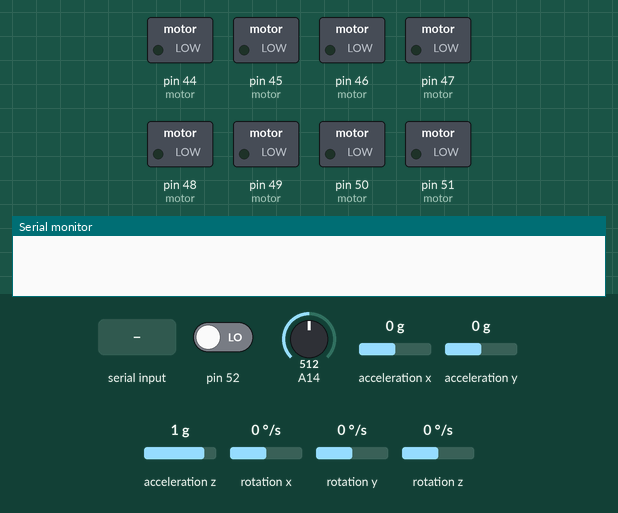
Recording of a program running on a simulated Arduino Mega 2560, built with avr-gcc and run on an emulated ATmega2560. Parts: switched loads named in the program (green lamp = pin HIGH), the last lines printed to the serial monitor. Inputs (shaded band) come from the test bench; at power-on: pin 52 LOW, A14 = 512, acceleration x 0 g, acceleration y 0 g, acceleration z 1 g, rotation x 0 °/s, rotation y 0 °/s, rotation z 0 °/s.

Above: at 4.7 s.
4.8 s: "g90\n" received over Serial
At 5.9 s:
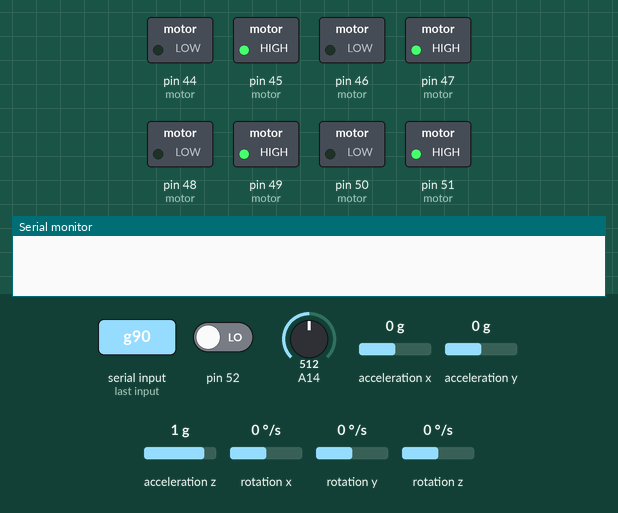
6.3 s: "d90\n" received over Serial
7.8 s: "t90\n" received over Serial
At 8.9 s:
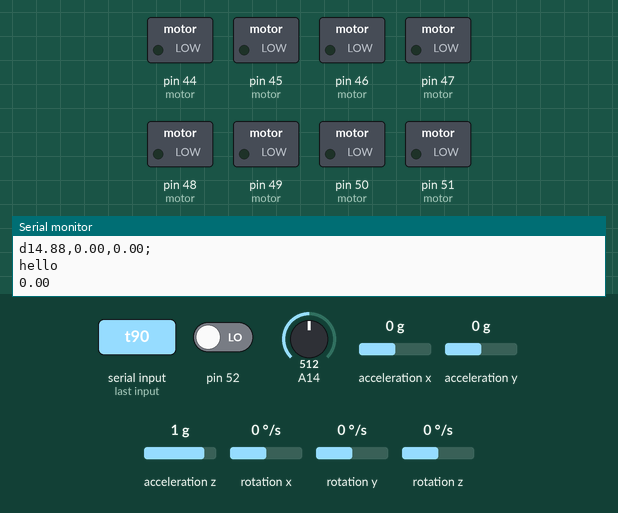
9.8 s: "g,45\n" received over Serial
At 11.0 s:
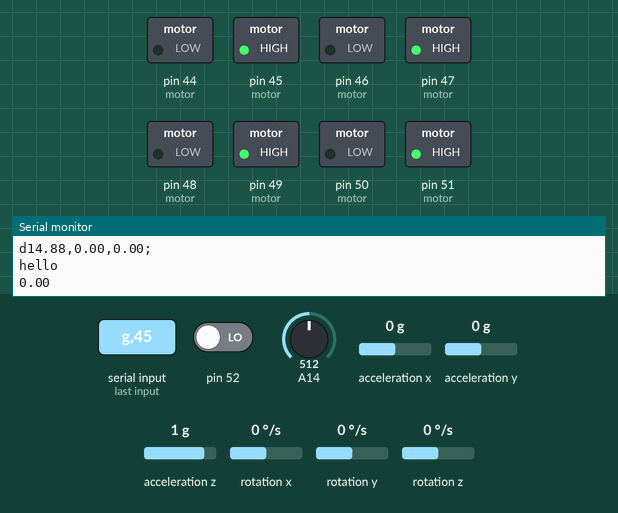
11.3 s: "t,45\n" received over Serial
At 12.8 s:
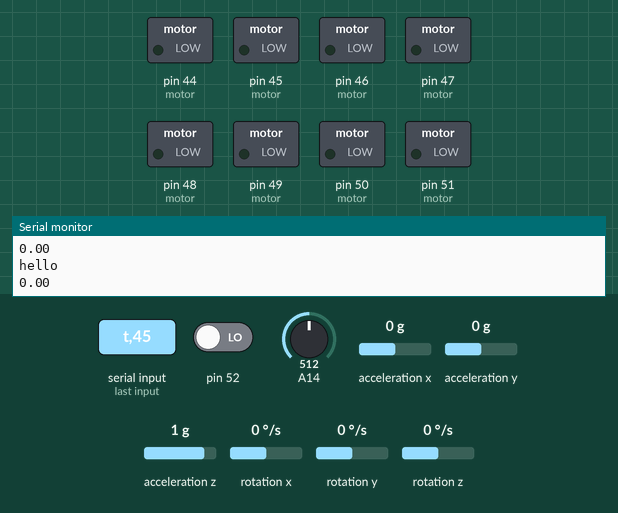
Timing chart, 0 to 14.3 s (numbered marks = the images above; inputs shaded):
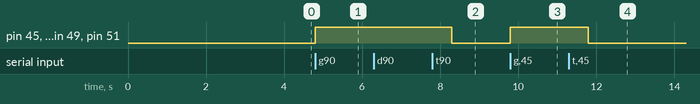

The program:

main.cpp
```cpp
#include <Arduino.h>
#include <t_and_h.h>
#include "mpu6050.h"
#include "photoresistor.h"
#include "motors.h"

String res ="";

void setup(){

  mpu6050_begin();
  motor_begin();

  Serial.begin(115200);
  delay(3000);              // выполняем задержку для перехода датчиков в активное состояние
  Serial.setTimeout(1000);

}

void loop(){

  //mpu6050();      //гироском-акселерометр
  //tem();      //температура-влажность
  //hum();
  //photoresisrot();      //освещенность

  if (Serial.available()>0){
    char key = Serial.read();
    int val = Serial.parseInt();
    switch (key) {
      case 'd':
        res = "d";
        // res += (String) mpu6050();
        // res += ",";
        res += (String) photoresisrot();
        res += ",";
        res += (String) tem();
        res += ",";
        res += (String) hum();
        res += ";";
        Serial.println(res);
        val = 0;
        break;
      case 'g':   //go прямая езда веперед
        go(-1, val);
        break;
      case 'b':   //back прямая езда назад
        go(1, val);
        break;
      case 't':   // -3.14 < turn < 3.14 разворот
        turn(val);
        key = 'a';
        break;
      case 's':
        go(0, 1);
        break;
      default:
        break;
    }


  }

}
```

motors.h
```cpp
int motor[4][2] = {{44,45},{46,47},{48,49},{50,51}}; //motor 1,2,3,4; [dir], [enable];
float val1;

void motor_begin(){
    for (int i=0;i<4;i++)
        for (int j=0;j<2;j++)
            pinMode(motor[i][j], OUTPUT);
}

void go (bool dir, int enable){
    if (enable == 1){
        digitalWrite(motor[0][1], 1);
        digitalWrite(motor[1][1], 1);
        digitalWrite(motor[2][1], 1);
        digitalWrite(motor[3][1], 1);
    }
    else{
        digitalWrite(motor[0][1], 0);
        digitalWrite(motor[1][1], 0);
        digitalWrite(motor[2][1], 0);
        digitalWrite(motor[3][1], 0);
        if(dir == 1){
            digitalWrite(motor[0][1], 1);
            digitalWrite(motor[1][1], 1);
            digitalWrite(motor[2][1], 1);
            digitalWrite(motor[3][1], 1);
        }
        if(dir == 0){
            digitalWrite(motor[0][1], 0);
            digitalWrite(motor[1][1], 0);
            digitalWrite(motor[2][1], 0);
            digitalWrite(motor[3][1], 0);
        }
    }

}


void turn (float rad){

    mpu.initialize();
    mpu.dmpInitialize();
    mpu.setDMPEnabled(true);
    digitalWrite(motor[0][1], 0);       //выключаем enable
    digitalWrite(motor[1][1], 0);
    digitalWrite(motor[2][1], 0);
    digitalWrite(motor[3][1], 0);
    Serial.println("hello");
    Serial.println(mpu6050());
    if (rad >= 0 and rad <=3.14){
        digitalWrite(motor[0][1], 1);   //включаем поворот двигателей по часовой стрелки
        digitalWrite(motor[1][1], 1);
        digitalWrite(motor[2][1], 1);
        digitalWrite(motor[3][1], 1);
        val1 = 0;
        while (val1<rad){
            val1 = mpu6050();
        }
        digitalWrite(motor[0][1], 0);   //выключаем двигатели
        digitalWrite(motor[1][1], 0);
        digitalWrite(motor[2][1], 0);
        digitalWrite(motor[3][1], 0);
        Serial.println("hello2");
    }
    if (rad < 0 and rad >= -3.14){
        digitalWrite(motor[0][1], 1);   //включаем поворот двигателей против часовой стрелки
        digitalWrite(motor[1][1], 1);
        digitalWrite(motor[2][1], 1);
        digitalWrite(motor[3][1], 1);
        val1 = 0;
        while (val1>rad){
            val1 = mpu6050();
        }
        digitalWrite(motor[0][1], 0);   //выключаем двигатели
        digitalWrite(motor[1][1], 0);
        digitalWrite(motor[2][1], 0);
        digitalWrite(motor[3][1], 0);
        Serial.println("hello3");
        // Serial.println(mpu6050());
    }
}
```

mpu6050.h
```cpp
#include "I2Cdev.h"
#include "MPU6050_6Axis_MotionApps20.h"
MPU6050 mpu;
uint8_t fifoBuffer[45];         // буфер

void mpu6050_begin() {

  Wire.begin();
  //Wire.setClock(1000000UL);   // разгоняем шину на максимум
  // инициализация DMP
  mpu.initialize();
  mpu.dmpInitialize();
  mpu.setDMPEnabled(true);
}

float mpu6050() {
  static uint32_t tmr;
  if (millis() - tmr >= 11) {  // таймер на 11 мс (на всякий случай)
    if (mpu.dmpGetCurrentFIFOPacket(fifoBuffer)) {
      // переменные для расчёта (ypr можно вынести в глобал)
      Quaternion q;
      VectorFloat gravity;
      float ypr[3];

      // расчёты
      mpu.dmpGetQuaternion(&q, fifoBuffer);
      mpu.dmpGetGravity(&gravity, &q);
      mpu.dmpGetYawPitchRoll(ypr, &q, &gravity);

      // выводим результат в радианах (-3.14, 3.14)
      //Serial.print(ypr[0]); // вокруг оси Z
      /*
      Serial.print(',');
      Serial.print(ypr[1]); // вокруг оси Y
      Serial.print(',');
      Serial.print(ypr[2]); // вокруг оси X
      */
      //Serial.println();
      // для градусов можно использовать degrees()

      tmr = millis();  // сброс таймера

      return (ypr[0]);
    }

  }

}
```

photoresistor.h
```cpp
#include <TroykaLight.h>
TroykaLight sensorLight(A14);

float photoresisrot()    {
    // считывание данных с датчика освещённости
    sensorLight.read();
    // вывод показателей сенсора освещённости в люксахи
    //Serial.println(sensorLight.getLightLux());
    //delay(300);
    return(sensorLight.getLightLux());
}
```

t_and_h.h
```cpp
#include <iarduino_DHT.h>   // подключаем библиотеку для работы с датчиком DHT
iarduino_DHT sensor(52);     // объявляем  переменную для работы с датчиком DHT, указывая номер цифрового вывода к которому подключён датчик (сейчас 2pin)

float hum(){
  switch(sensor.read()){    // читаем показания датчика
    case DHT_OK:
      return(sensor.hum);
      break;

  }
}
float tem(){
      return (sensor.tem);
}
```

Measured:
- after the input at 4.8 s, pin 45 (motor), pin 47 (motor), pin 49 (motor), pin 51 (motor): LOW → HIGH at once
- after the input at 7.8 s, pin 45 (motor), pin 47 (motor), pin 49 (motor), pin 51 (motor): HIGH → LOW after 0.50 s
- after the input at 9.8 s, pin 45 (motor), pin 47 (motor), pin 49 (motor), pin 51 (motor): LOW → HIGH at once
- after the input at 11.3 s, pin 45 (motor), pin 47 (motor), pin 49 (motor), pin 51 (motor): HIGH → LOW after 0.50 s
